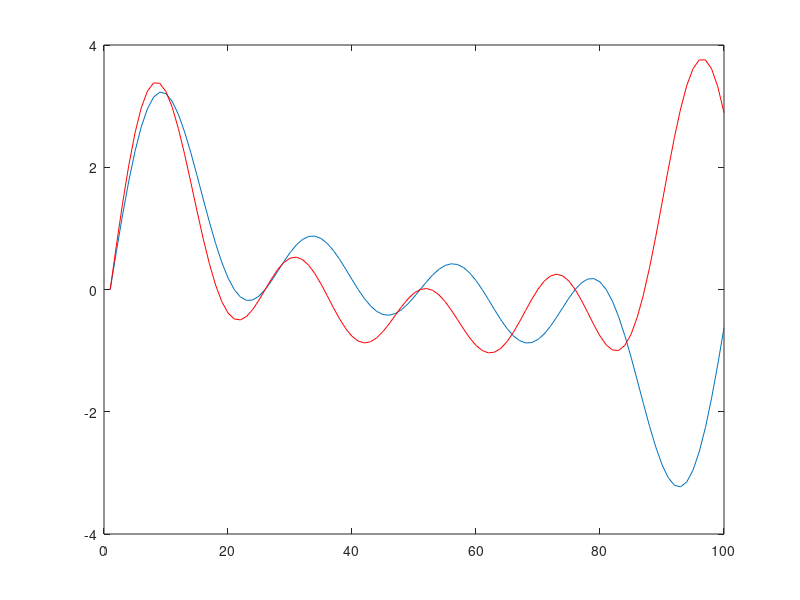
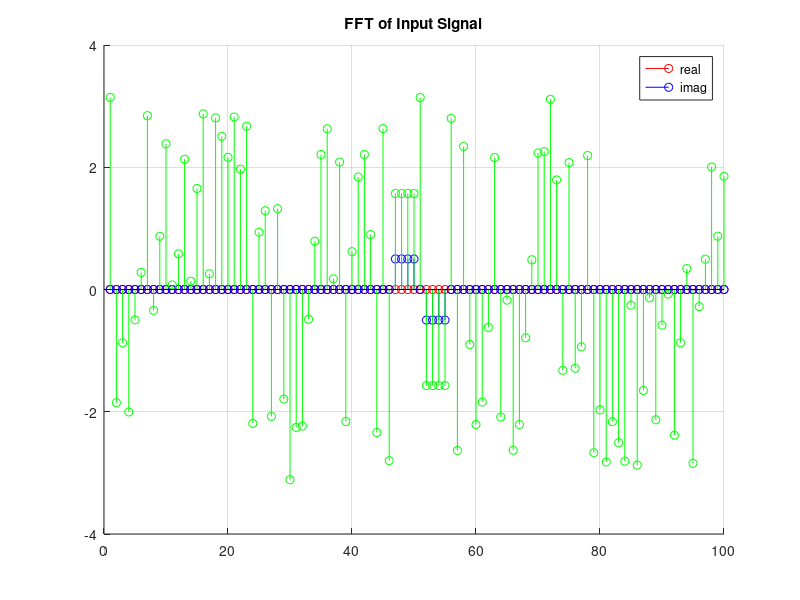
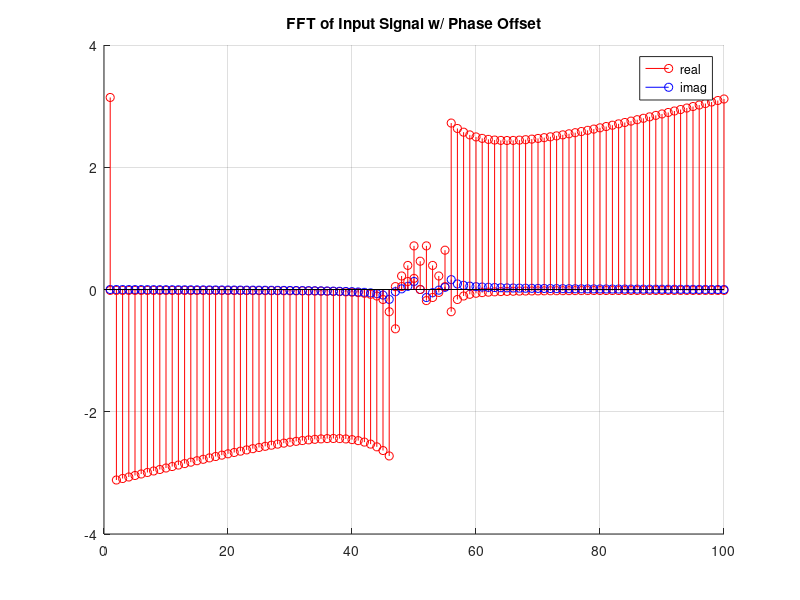

Recreate these plots in MATLAB, in order.
clc;
clear all;
close all;

t = [0:99];
N = length(t);
f = 0.01; #0.5 = f_max
phi = 0.0;
f_offset = 0.004;
r = sin(2*pi*f*t) + sin(2*pi*(f*2)*t) + sin(2*pi*(f*3)*t) + sin(2*pi*(f*4)*t);
r_shift = sin(2*pi*(f+f_offset)*t + phi*2*pi) + sin(2*pi*(f*2+f_offset)*t + phi*2*pi) + sin(2*pi*(f*3+f_offset)*t + phi*2*pi) + sin(2*pi*(f*4+f_offset)*t + phi*2*pi);

figure;
title("Input Signal");
plot(r);
hold on;
plot(r_shift, 'r');

R = 1/N * fftshift(fft(r));
R_shift = 1/N * fftshift(fft(r_shift));

figure;
hold on;
grid on;
title('FFT of Input Signal');
#plot(abs(R));
stem(real(R), 'r');
stem(imag(R), 'b');
stem(arg(R), 'g');
legend('real', 'imag');

figure;
hold on;
grid on;
title('FFT of Input Signal w/ Phase Offset');
#plot(abs(R_shift));
stem(real(R_shift), 'r');
stem(imag(R_shift), 'b');
stem(arg(R_shift), 'r');
legend('real', 'imag');
